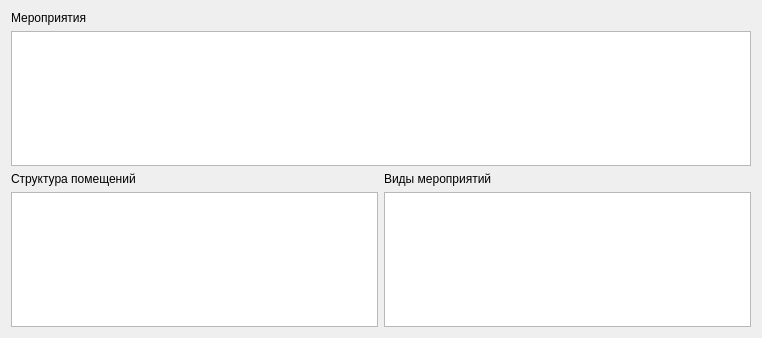
<?xml version="1.0" encoding="UTF-8"?>
<ui version="4.0">
 <class>Dialog</class>
 <widget class="QDialog" name="Dialog">
  <property name="geometry">
   <rect>
    <x>0</x>
    <y>0</y>
    <width>762</width>
    <height>338</height>
   </rect>
  </property>
  <property name="windowTitle">
   <string>Dialog</string>
  </property>
  <layout class="QVBoxLayout" name="verticalLayout">
   <item>
    <layout class="QVBoxLayout" name="verticalLayout_4">
     <item>
      <widget class="QLabel" name="label">
       <property name="text">
        <string>Мероприятия</string>
       </property>
      </widget>
     </item>
     <item>
      <widget class="QTableView" name="tableView"/>
     </item>
    </layout>
   </item>
   <item>
    <layout class="QHBoxLayout" name="horizontalLayout">
     <item>
      <layout class="QVBoxLayout" name="verticalLayout_3">
       <item>
        <widget class="QLabel" name="label_3">
         <property name="text">
          <string>Cтруктура помещений</string>
         </property>
        </widget>
       </item>
       <item>
        <widget class="QTableView" name="tableView_schema"/>
       </item>
      </layout>
     </item>
     <item>
      <layout class="QVBoxLayout" name="verticalLayout_2">
       <item>
        <widget class="QLabel" name="label_2">
         <property name="text">
          <string>Виды мероприятий</string>
         </property>
        </widget>
       </item>
       <item>
        <widget class="QTableView" name="tableView_type_events"/>
       </item>
      </layout>
     </item>
    </layout>
   </item>
  </layout>
 </widget>
 <resources/>
 <connections/>
</ui>
